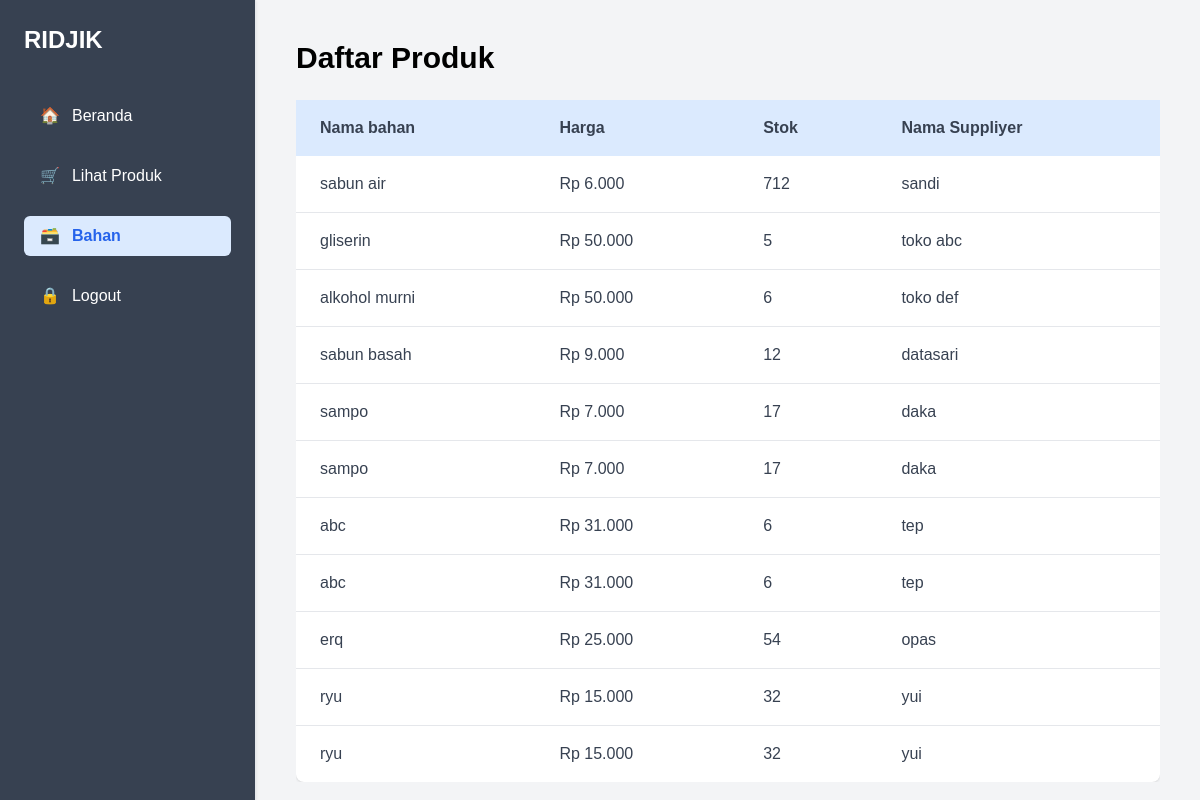
Page /ubahan.php on the committed database.
### tables this page shows
CREATE TABLE `bahan` (
  `id_bahan` int(11) NOT NULL,
  `nama_bahan` varchar(50) NOT NULL,
  `nama_suppliyer` varchar(50) NOT NULL,
  `stok_bahan` int(11) NOT NULL,
  `harga` bigint(20) NOT NULL
);

### ubahan.php (the view, shortened to what this page needs)
<?php
require 'koneksi.php';
$query = "SELECT * FROM bahan";
$result = mysqli_query($conn, $query);
?>
<!DOCTYPE html>
<html lang="id">
<head>
    <script src="https://cdn.tailwindcss.com"></script>
    <link href="style.css" rel="stylesheet">
</head>
<body class="bg-gray-100 flex">
    <aside class="w-64 h-screen bg-grey p-6 shadow fixed sidebar">
        <h1 class="text-2xl font-bold mb-10 text-white-600">RIDJIK</h1>
        <nav class="flex flex-col space-y-5">
            <a href="udashboard.php" class="sidebar-link">🏠<span>Beranda</span></a>
            <a href="uproduk.php" class="sidebar-link">🛒<span>Lihat Produk</span></a>
            <a href="ubahan.php" class="sidebar-link active">🗃️<span>Bahan</span></a>
           <a href="ulogin.php" class="sidebar-link">🔒<span>Logout</span></a>
        </nav>
    </aside>
    <main class="main-content ml-64 p-10">
        <h1 class="text-3xl font-bold mb-6">Daftar Produk</h1>
        <div class="overflow-x-auto">
            <table class="min-w-full bg-white rounded-lg shadow product-table">
                <thead class="table-header">
                    <tr>
                        <th class="table-cell">Nama bahan</th>
                        <th class="table-cell">Harga</th>
                        <th class="table-cell"> Stok </th>
                        <th class="table-cell">Nama Suppliyer</th>
                    </tr>
                </thead>
                <tbody class="text-gray-700 divide-y divide-gray-200">
                    <?php if (mysqli_num_rows($result) > 0): ?>
                        <?php while ($row = mysqli_fetch_assoc($result)): ?>
                            <tr>
                                <td class="table-cell"><?= htmlspecialchars($row['nama_bahan']) ?></td>
                                <td class="table-cell">Rp <?= number_format($row['harga'], 0, ',', '.') ?></td>
                                <td class="table-cell"><?= $row['stok_bahan'] ?></td>
                                 <td class="table-cell"><?= htmlspecialchars($row['nama_suppliyer']) ?></td>
                            </tr>
                        <?php endwhile; ?>
                    <?php else: ?>
                        <tr><td colspan="4" class="text-center py-4 text-gray-500">Tidak ada produk ditemukan.</td></tr>
                    <?php endif; ?>
                </tbody>
            </table>
        </div>
    </main>
</body>
</html>

### style.css (style rules this page uses)
* { margin: 0; padding: 0; box-sizing: border-box; }
html, body { height: 100%; font-family: Arial, sans-serif; }
.sidebar { position: fixed; top: 0; left: 0; width: 16rem; height: 100vh; background-color: #374151; padding: 1.25rem; color: white; overflow-y: auto; z-index: 10; border-right: 1px solid #e5e7eb; }
.sidebar-link { display: flex; align-items: center; gap: 0.75rem; color: #ffffff; text-decoration: none; padding: 0.5rem 1rem; border-radius: 0.375rem; transition: all 0.2s; }
.sidebar-link.active { color: #2563eb; font-weight: 600; background-color: #dbeafe; }
.main-content { margin-left: 16rem; height: 100vh; flex: 1; overflow-y: auto; padding: 2.5rem; }
.table-header { background-color: #dbeafe; color: #374151; text-align: left; }
.table-cell { padding: 1rem 1.5rem; }

### rows in the picture
bahan: nama_bahan "sabun air", harga "6.000", stok_bahan "712", nama_suppliyer "sandi"
bahan: nama_bahan "gliserin", harga "50.000", stok_bahan "5", nama_suppliyer "toko abc"
bahan: nama_bahan "alkohol murni", harga "50.000", stok_bahan "6", nama_suppliyer "toko def"
bahan: nama_bahan "sabun basah", harga "9.000", stok_bahan "12", nama_suppliyer "datasari"
bahan: nama_bahan "sampo", harga "7.000", stok_bahan "17", nama_suppliyer "daka"
bahan: nama_bahan "sampo", harga "7.000", stok_bahan "17", nama_suppliyer "daka"
bahan: nama_bahan "abc", harga "31.000", stok_bahan "6", nama_suppliyer "tep"
bahan: nama_bahan "abc", harga "31.000", stok_bahan "6", nama_suppliyer "tep"
bahan: nama_bahan "erq", harga "25.000", stok_bahan "54", nama_suppliyer "opas"
bahan: nama_bahan "ryu", harga "15.000", stok_bahan "32", nama_suppliyer "yui"
bahan: nama_bahan "ryu", harga "15.000", stok_bahan "32", nama_suppliyer "yui"
